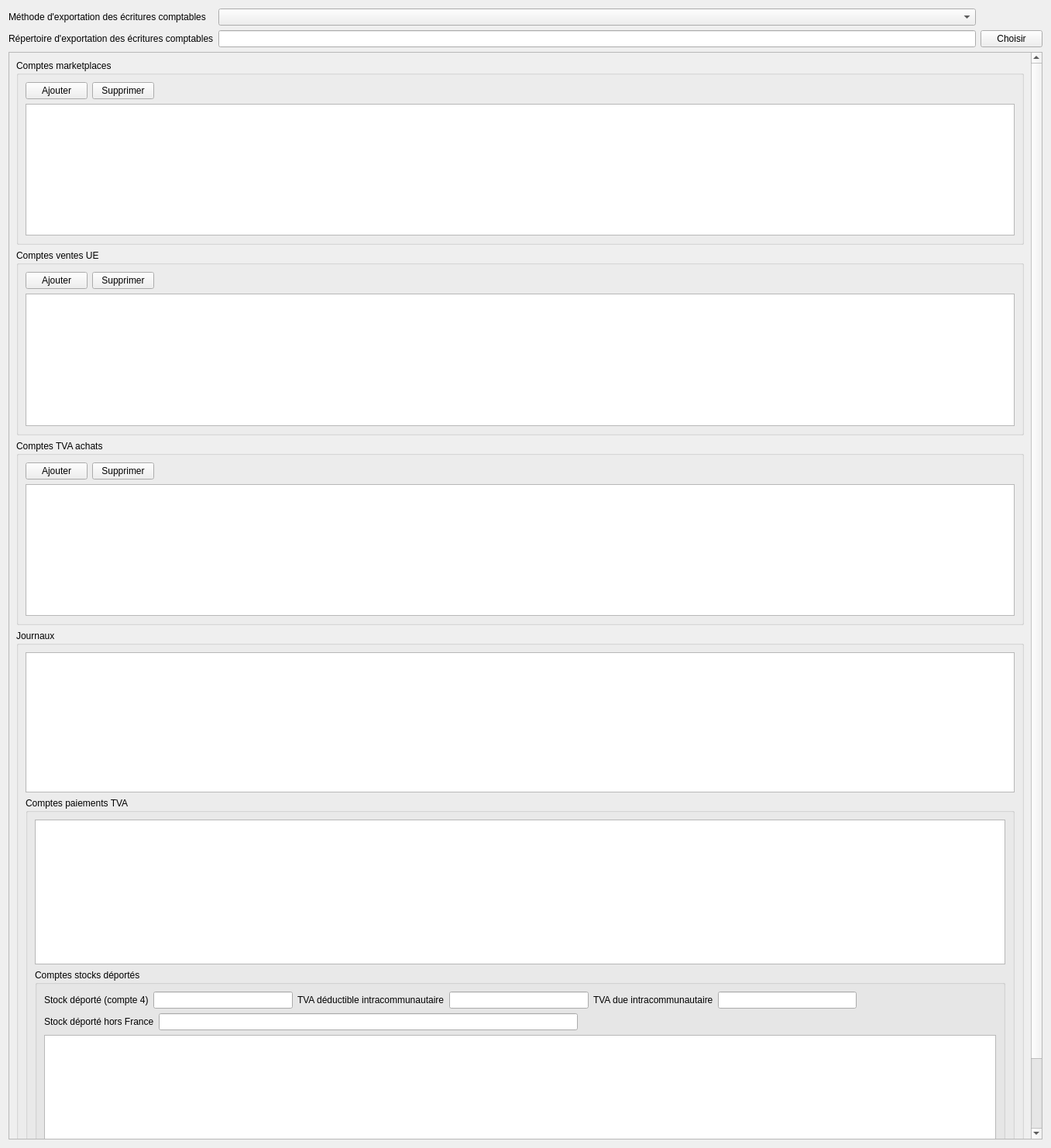
<?xml version="1.0" encoding="UTF-8"?>
<ui version="4.0">
 <class>PaneBookKeepingAccounts</class>
 <widget class="QWidget" name="PaneBookKeepingAccounts">
  <property name="geometry">
   <rect>
    <x>0</x>
    <y>0</y>
    <width>1357</width>
    <height>1482</height>
   </rect>
  </property>
  <property name="windowTitle">
   <string>Comptes comptabilité</string>
  </property>
  <layout class="QVBoxLayout" name="verticalLayout_6">
   <item>
    <layout class="QGridLayout" name="gridLayout_2">
     <item row="0" column="0">
      <widget class="QLabel" name="label_3">
       <property name="text">
        <string>Méthode d'exportation des écritures comptables</string>
       </property>
      </widget>
     </item>
     <item row="0" column="1">
      <widget class="QComboBox" name="comboBoxBookKeepingSaving"/>
     </item>
     <item row="1" column="0">
      <widget class="QLabel" name="label_4">
       <property name="text">
        <string>Répertoire d'exportation des écritures comptables</string>
       </property>
      </widget>
     </item>
     <item row="1" column="1">
      <widget class="QLineEdit" name="lineEditBookKeeping">
       <property name="readOnly">
        <bool>true</bool>
       </property>
      </widget>
     </item>
     <item row="1" column="2">
      <widget class="QPushButton" name="buttonDirBookKeeping">
       <property name="text">
        <string>Choisir</string>
       </property>
      </widget>
     </item>
    </layout>
   </item>
   <item>
    <widget class="QScrollArea" name="scrollArea">
     <property name="minimumSize">
      <size>
       <width>0</width>
       <height>0</height>
      </size>
     </property>
     <property name="widgetResizable">
      <bool>true</bool>
     </property>
     <widget class="QWidget" name="scrollAreaWidgetContents">
      <property name="geometry">
       <rect>
        <x>0</x>
        <y>-100</y>
        <width>1323</width>
        <height>1500</height>
       </rect>
      </property>
      <property name="minimumSize">
       <size>
        <width>0</width>
        <height>1500</height>
       </size>
      </property>
      <layout class="QVBoxLayout" name="verticalLayout">
       <item>
        <widget class="QGroupBox" name="groupBox">
         <property name="title">
          <string>Comptes marketplaces</string>
         </property>
         <layout class="QVBoxLayout" name="verticalLayout_2">
          <item>
           <layout class="QHBoxLayout" name="horizontalLayout">
            <item>
             <widget class="QPushButton" name="buttonAddAmazon">
              <property name="text">
               <string>Ajouter</string>
              </property>
             </widget>
            </item>
            <item>
             <widget class="QPushButton" name="buttonRemoveAmazon">
              <property name="text">
               <string>Supprimer</string>
              </property>
             </widget>
            </item>
            <item>
             <spacer name="horizontalSpacer">
              <property name="orientation">
               <enum>Qt::Horizontal</enum>
              </property>
              <property name="sizeHint" stdset="0">
               <size>
                <width>40</width>
                <height>20</height>
               </size>
              </property>
             </spacer>
            </item>
           </layout>
          </item>
          <item>
           <widget class="QTableView" name="tableAccountsAmazon">
            <attribute name="horizontalHeaderDefaultSectionSize">
             <number>170</number>
            </attribute>
            <attribute name="horizontalHeaderStretchLastSection">
             <bool>true</bool>
            </attribute>
           </widget>
          </item>
         </layout>
        </widget>
       </item>
       <item>
        <widget class="QGroupBox" name="groupBox_2">
         <property name="title">
          <string>Comptes ventes UE</string>
         </property>
         <layout class="QVBoxLayout" name="verticalLayout_3">
          <item>
           <layout class="QHBoxLayout" name="horizontalLayout_2">
            <item>
             <widget class="QPushButton" name="buttonAddVatConf">
              <property name="text">
               <string>Ajouter</string>
              </property>
             </widget>
            </item>
            <item>
             <widget class="QPushButton" name="buttonRemoveVatConf">
              <property name="text">
               <string>Supprimer</string>
              </property>
             </widget>
            </item>
            <item>
             <spacer name="horizontalSpacer_2">
              <property name="orientation">
               <enum>Qt::Horizontal</enum>
              </property>
              <property name="sizeHint" stdset="0">
               <size>
                <width>40</width>
                <height>20</height>
               </size>
              </property>
             </spacer>
            </item>
           </layout>
          </item>
          <item>
           <widget class="QTableView" name="tableAccountsSalesUE">
            <attribute name="horizontalHeaderDefaultSectionSize">
             <number>170</number>
            </attribute>
            <attribute name="horizontalHeaderStretchLastSection">
             <bool>true</bool>
            </attribute>
           </widget>
          </item>
         </layout>
        </widget>
       </item>
       <item>
        <widget class="QGroupBox" name="groupBox_4">
         <property name="title">
          <string>Comptes TVA achats</string>
         </property>
         <layout class="QVBoxLayout" name="verticalLayout_5">
          <item>
           <layout class="QHBoxLayout" name="horizontalLayout_4">
            <item>
             <widget class="QPushButton" name="buttonAddPurchase">
              <property name="text">
               <string>Ajouter</string>
              </property>
             </widget>
            </item>
            <item>
             <widget class="QPushButton" name="buttonRemovePurchase">
              <property name="text">
               <string>Supprimer</string>
              </property>
             </widget>
            </item>
            <item>
             <spacer name="horizontalSpacer_4">
              <property name="orientation">
               <enum>Qt::Horizontal</enum>
              </property>
              <property name="sizeHint" stdset="0">
               <size>
                <width>40</width>
                <height>20</height>
               </size>
              </property>
             </spacer>
            </item>
           </layout>
          </item>
          <item>
           <widget class="QTableView" name="tableAccountsPurchases">
            <attribute name="horizontalHeaderDefaultSectionSize">
             <number>250</number>
            </attribute>
            <attribute name="horizontalHeaderStretchLastSection">
             <bool>true</bool>
            </attribute>
           </widget>
          </item>
         </layout>
        </widget>
       </item>
       <item>
        <widget class="QGroupBox" name="groupBox_3">
         <property name="title">
          <string>Journaux</string>
         </property>
         <layout class="QVBoxLayout" name="verticalLayout_4">
          <item>
           <widget class="QTableView" name="tableJournaux">
            <attribute name="horizontalHeaderDefaultSectionSize">
             <number>250</number>
            </attribute>
            <attribute name="horizontalHeaderStretchLastSection">
             <bool>true</bool>
            </attribute>
           </widget>
          </item>
          <item>
           <widget class="QGroupBox" name="groupBox_5">
            <property name="title">
             <string>Comptes paiements TVA</string>
            </property>
            <layout class="QVBoxLayout" name="verticalLayout_7">
             <item>
              <widget class="QTableView" name="tableAccountsVatPayments">
               <attribute name="horizontalHeaderDefaultSectionSize">
                <number>250</number>
               </attribute>
               <attribute name="horizontalHeaderStretchLastSection">
                <bool>true</bool>
               </attribute>
              </widget>
             </item>
             <item>
              <widget class="QGroupBox" name="groupBox_6">
               <property name="title">
                <string>Comptes stocks déportés</string>
               </property>
               <layout class="QVBoxLayout" name="verticalLayout_8">
                <item>
                 <layout class="QHBoxLayout" name="horizontalLayout_6">
                  <item>
                   <widget class="QLabel" name="label">
                    <property name="text">
                     <string>Stock déporté (compte 4)</string>
                    </property>
                   </widget>
                  </item>
                  <item>
                   <widget class="QLineEdit" name="lineEditStockDeportedAccount4"/>
                  </item>
                  <item>
                   <widget class="QLabel" name="label_2">
                    <property name="text">
                     <string>TVA déductible intracommunautaire</string>
                    </property>
                   </widget>
                  </item>
                  <item>
                   <widget class="QLineEdit" name="lineEditStockDeportedAccount4vatDeductible"/>
                  </item>
                  <item>
                   <widget class="QLabel" name="label_5">
                    <property name="text">
                     <string>TVA due intracommunautaire</string>
                    </property>
                   </widget>
                  </item>
                  <item>
                   <widget class="QLineEdit" name="lineEditStockDeportedAccount4VatToPay"/>
                  </item>
                  <item>
                   <spacer name="horizontalSpacer_6">
                    <property name="orientation">
                     <enum>Qt::Horizontal</enum>
                    </property>
                    <property name="sizeHint" stdset="0">
                     <size>
                      <width>40</width>
                      <height>20</height>
                     </size>
                    </property>
                   </spacer>
                  </item>
                 </layout>
                </item>
                <item>
                 <layout class="QHBoxLayout" name="horizontalLayout_3">
                  <item>
                   <widget class="QLabel" name="label_6">
                    <property name="text">
                     <string>Stock déporté hors France</string>
                    </property>
                   </widget>
                  </item>
                  <item>
                   <widget class="QLineEdit" name="lineEditStockDeportedAccount4OutsideCountry"/>
                  </item>
                  <item>
                   <spacer name="horizontalSpacer_3">
                    <property name="orientation">
                     <enum>Qt::Horizontal</enum>
                    </property>
                    <property name="sizeHint" stdset="0">
                     <size>
                      <width>40</width>
                      <height>20</height>
                     </size>
                    </property>
                   </spacer>
                  </item>
                 </layout>
                </item>
                <item>
                 <widget class="QTableView" name="tableAccountsStockDeported">
                  <attribute name="horizontalHeaderDefaultSectionSize">
                   <number>250</number>
                  </attribute>
                  <attribute name="horizontalHeaderStretchLastSection">
                   <bool>true</bool>
                  </attribute>
                 </widget>
                </item>
               </layout>
              </widget>
             </item>
            </layout>
           </widget>
          </item>
         </layout>
        </widget>
       </item>
      </layout>
     </widget>
    </widget>
   </item>
  </layout>
 </widget>
 <resources/>
 <connections/>
</ui>
